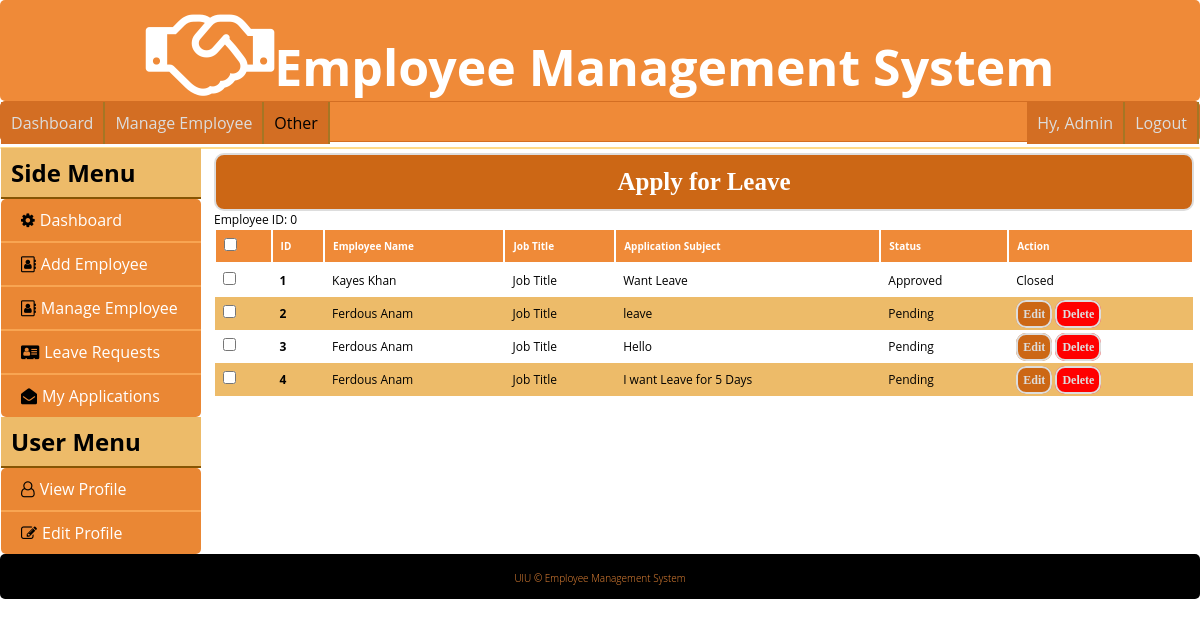
The page /managemyleave.php (signed in) on the database its author committed.
### tables this page shows
CREATE TABLE `tlb_leave_applications` (
  `id` int(11) NOT NULL,
  `employee_id` int(11) NOT NULL,
  `app_subject` varchar(255) NOT NULL,
  `app_body` text NOT NULL,
  `app_approval` tinyint(4) NOT NULL DEFAULT '0'
);

CREATE TABLE `employee` (
  `id` int(11) NOT NULL,
  `first_name` varchar(50) NOT NULL,
  `last_name` varchar(50) NOT NULL,
  `username` varchar(50) NOT NULL,
  `password` varchar(50) NOT NULL,
  `job_title` varchar(50) NOT NULL,
  `employment_status` varchar(50) NOT NULL,
  `sub_unit` varchar(50) NOT NULL,
  `supervisor_id` int(11) NOT NULL,
  `cell_phone` varchar(20) NOT NULL,
  `home_phone` varchar(20) NOT NULL,
  `email` varchar(50) NOT NULL,
  `emergency_contact_name` varchar(50) NOT NULL,
  `emergency_contact_number` varchar(20) NOT NULL,
  `current_address` varchar(255) NOT NULL,
  `permanent_address` varchar(255) NOT NULL,
  `dob` date NOT NULL,
  `blood_group` varchar(3) NOT NULL,
  `gender` tinyint(4) NOT NULL,
  `image` varchar(255) NOT NULL
);

### config/sitedetails.php (called while the page is built)
<?php
	$base_url = 'http://localhost/ems/';
 ?>

### lib/Database.php (called while the page is built, shortened)
<?php
Class Database{
 public $host   = DB_HOST;
 public $user   = DB_USER;
 public $pass   = DB_PASS;
 public $dbname = DB_NAME;
 public $link;
private function connectDB(){
 $this->link = new mysqli($this->host, $this->user, $this->pass,
  $this->dbname);
 }
public function select($query){
  $result = $this->link->query($query) or
   die($this->link->error.__LINE__);
  if($result->num_rows > 0){
    return $result;
  } else {
    return false;
  }
 }
}

### lib/Session.php (called while the page is built, shortened)
<?php
class Session{
 public static function get($key){
  if (isset($_SESSION[$key])) {
   return $_SESSION[$key];
  } else {
   return false;
  }
 }
}
?>

### classes/Application.php (called while the page is built, shortened)
<?php
	$filepath = realpath(dirname(__FILE__));
	include_once($filepath.'/../lib/Session.php');
	include_once($filepath.'/../lib/Database.php');
?>
<?php
class Application
{
	private $db;
	public function __construct(){
		$this->db = new Database();
	}
	public function getApplicationsByEmployee($employee_id)
	{
		if ($employee_id == 0) {
			$query = "SELECT tlb_leave_applications.id, first_name, last_name, app_subject, app_approval FROM
					tlb_leave_applications JOIN employee
					ON tlb_leave_applications.employee_id = employee.id";
		}
		else {
			$query = "SELECT tlb_leave_applications.id, first_name, last_name, app_subject, app_approval FROM
					tlb_leave_applications JOIN employee
					ON tlb_leave_applications.employee_id = employee.id
					WHERE tlb_leave_applications.employee_id = '$employee_id'";
		}
		$result = $this->db->select($query);
		return $result;
	}
}
?>

### managemyleave.php (the view, shortened to what this page needs)
<?php include 'inc/header.php'; ?>
<?php include 'plugins/leftsidebar.php'; ?>
<div class="main-content tableview">
	<div class="btn-default apply-btn">
		<a href="<?= $base_url; ?>leaveApply.php">Apply for Leave</a>
	</div>
	<table id="tablelist">
	  <thead>
	  <tr class="active">
	    <th><input type="checkbox" name="checked_id"></th>
	    <th>ID</th>
	    <th>Employee Name</th>
	    <th>Job Title</th>
	    <th>Application Subject</th>
	    <th>Status</th>
	    <th>Action</th>
	  </tr>
	  </thead>
	  <tbody>
	  <?php
	  	$emId = Session::get("employee_id");
	    $getApp = $app->getApplicationsByEmployee($emId);
	    if ($getApp) {
	      while ($result = $getApp->fetch_assoc()) {
	   ?>
	  <tr>
	  	<td><input type="checkbox" name=""></td>
	  	<td><a href="leaveApp.php?appid=<?= $result['id'] ?>"><?php echo $result['id']; ?></a></td>
	    <td><?= $result['first_name'], " ", $result['last_name'] ?></td>
	    <td>Job Title</td>
	    <td><?= $result['app_subject'] ?></td>
	    <td>
	    	<?php
	    		if ($result['app_approval'] == 0) {
	    			echo "Pending";
	    		}
	    		elseif ($result['app_approval'] == 1) {
	    			echo "Approved";
	    		}
	    		else {
	    			echo "Rejected";
	    		}
	    	 ?>
	    </td>
	    <td>
	    <?php
	    	if ($result['app_approval'] == 0) {
	     ?>
	    <a class="btn btn-default" href="leaveAppEdit.php?appid=<?php echo $result['id']; ?>">Edit</a> <a class="btn btn-danger" onclick="return confirm('Are you sure to delete the data!')" href="?appDelete=<?php echo $result['id']; ?>">Delete</a></td>
	    <?php }
	    	else {
	    		echo "Closed";
	    	}
	     ?>
	  </tr>
	  <?php
	      }
	    }
	  ?>
	  </tbody>
	</table>
</div>
<?php include 'inc/footer.php'; ?>

### css/style.css (style rules this page uses)
* { margin: 0; padding: 0; outline: 0; }
body { font-family: "Open Sans",sans-serif; }
table { border-collapse: collapse; width: 100%; }
th, td { text-align: left; padding: 8px; }
tr:nth-child(even) { background-color: #f2f2f2 }
th { background-color: #4CAF50; color: white; }
div { border-radius: 5px; }
.main-content { float: right; padding: 5px; width: 980px; }
.tableview { font-size: 12px; }
.tableview table { border-collapse: collapse; width: 100%; font-size: 12px; }
.tableview th, td { text-align: left; padding: 8px; }
.tableview th a, td a { color: #000; font-weight: bold; text-decoration: none; }
.tableview tr:nth-child(even) { background: #edbb69 none repeat scroll 0 0; }
.tableview th { background-color: #ef8a38; border: 2px solid #fff; color: white; font-size: 10px; }

### css/main.css (style rules this page uses)
.btn { padding: 5px; text-align: center; text-decoration: none; }
.btn-default { background: #cc6715 none repeat scroll 0 0; border: 2px solid; border-radius: 10px; color: #ddd; font-family: icon; font-weight: bold; }
.btn-danger { background: red none repeat scroll 0 0; border: 2px solid; border-radius: 10px; color: #ddd; font-family: icon; font-weight: bold; }
.apply-btn { padding: 13px; font-size: 25px; text-align: center; }
.apply-btn a { text-decoration: none; color: #fff; }

### rows shown on the page
tlb_leave_applications: id "1", employee.first_name "Kayes", employee.last_name "Khan", app_subject "Want Leave", app_approval "Approved"
tlb_leave_applications: id "2", employee.first_name "Ferdous", employee.last_name "Anam", app_subject "leave", app_approval "Pending"
tlb_leave_applications: id "3", employee.first_name "Ferdous", employee.last_name "Anam", app_subject "Hello", app_approval "Pending"
tlb_leave_applications: id "4", employee.first_name "Ferdous", employee.last_name "Anam", app_subject "I want Leave for 5 Days", app_approval "Pending"

### other values the page prints
Session::get('first_name') "Admin"
